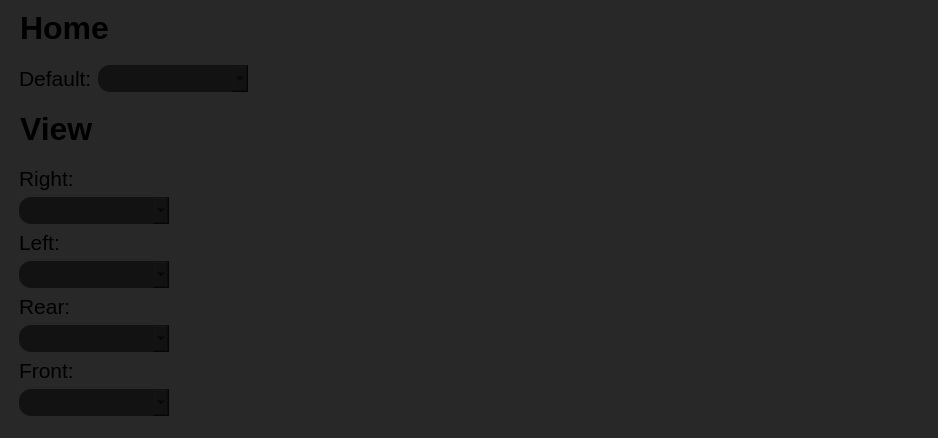
                <widget class="QWidget" name="scrollAreaWidgetContents">
                 <property name="geometry">
                  <rect>
                   <x>0</x>
                   <y>0</y>
                   <width>938</width>
                   <height>438</height>
                  </rect>
                 </property>
                 <property name="styleSheet">
                  <string notr="true">background-color: #282828;
border-radius: 20px;</string>
                 </property>
                 <layout class="QVBoxLayout" name="verticalLayout_16">
                  <property name="spacing">
                   <number>10</number>
                  </property>
                  <property name="leftMargin">
                   <number>10</number>
                  </property>
                  <property name="topMargin">
                   <number>10</number>
                  </property>
                  <property name="rightMargin">
                   <number>10</number>
                  </property>
                  <property name="bottomMargin">
                   <number>10</number>
                  </property>
                  <item>
                   <widget class="QLabel" name="label_42">
                    <property name="font">
                     <font>
                      <pointsize>24</pointsize>
                      <weight>75</weight>
                      <bold>true</bold>
                     </font>
                    </property>
                    <property name="text">
                     <string>Home</string>
                    </property>
                    <property name="alignment">
                     <set>Qt::AlignLeading|Qt::AlignLeft|Qt::AlignVCenter</set>
                    </property>
                    <property name="indent">
                     <number>10</number>
                    </property>
                   </widget>
                  </item>
                  <item>
                   <widget class="QFrame" name="frame_9">
                    <property name="frameShape">
                     <enum>QFrame::NoFrame</enum>
                    </property>
                    <property name="frameShadow">
                     <enum>QFrame::Raised</enum>
                    </property>
                    <layout class="QHBoxLayout" name="horizontalLayout_24">
                     <item>
                      <widget class="QLabel" name="label_48">
                       <property name="minimumSize">
                        <size>
                         <width>0</width>
                         <height>0</height>
                        </size>
                       </property>
                       <property name="maximumSize">
                        <size>
                         <width>16777215</width>
                         <height>16777215</height>
                        </size>
                       </property>
                       <property name="font">
                        <font>
                         <pointsize>16</pointsize>
                        </font>
                       </property>
                       <property name="text">
                        <string>Default:</string>
                       </property>
                      </widget>
                     </item>
                     <item>
                      <widget class="QComboBox" name="comboBox">
                       <property name="minimumSize">
                        <size>
                         <width>150</width>
                         <height>0</height>
                        </size>
                       </property>
                       <property name="maximumSize">
                        <size>
                         <width>150</width>
                         <height>16777215</height>
                        </size>
                       </property>
                       <property name="font">
                        <font>
                         <pointsize>16</pointsize>
                        </font>
                       </property>
                       <property name="styleSheet">
                        <string notr="true">QComboBox {
	background-color: #121212;
    border-radius: 12px;
}
</string>
                       </property>
                      </widget>
                     </item>
                     <item>
                      <spacer name="horizontalSpacer_5">
                       <property name="orientation">
                        <enum>Qt::Horizontal</enum>
                       </property>
                       <property name="sizeHint" stdset="0">
                        <size>
                         <width>40</width>
                         <height>20</height>
                        </size>
                       </property>
                      </spacer>
                     </item>
                    </layout>
                   </widget>
                  </item>
                  <item>
                   <widget class="QLabel" name="label_43">
                    <property name="font">
                     <font>
                      <pointsize>24</pointsize>
                      <weight>75</weight>
                      <bold>true</bold>
                     </font>
                    </property>
                    <property name="text">
                     <string>View</string>
                    </property>
                    <property name="indent">
                     <number>10</number>
                    </property>
                   </widget>
                  </item>
                  <item>
                   <widget class="QFrame" name="frame_8">
                    <property name="frameShape">
                     <enum>QFrame::NoFrame</enum>
                    </property>
                    <property name="frameShadow">
                     <enum>QFrame::Raised</enum>
                    </property>
                    <layout class="QVBoxLayout" name="verticalLayout_17">
                     <item>
                      <widget class="QLabel" name="label_47">
                       <property name="font">
                        <font>
                         <pointsize>16</pointsize>
                        </font>
                       </property>
                       <property name="text">
                        <string>Right:</string>
                       </property>
                      </widget>
                     </item>
                     <item>
                      <widget class="QComboBox" name="comboBox_4">
                       <property name="minimumSize">
                        <size>
                         <width>150</width>
                         <height>0</height>
                        </size>
                       </property>
                       <property name="maximumSize">
                        <size>
                         <width>150</width>
                         <height>16777215</height>
                        </size>
                       </property>
                       <property name="font">
                        <font>
                         <pointsize>16</pointsize>
                        </font>
                       </property>
                       <property name="styleSheet">
                        <string notr="true">QComboBox {
	background-color: #121212;
    border-radius: 12px;
}
</string>
                       </property>
                      </widget>
                     </item>
                     <item>
                      <widget class="QLabel" name="label_46">
                       <property name="font">
                        <font>
                         <pointsize>16</pointsize>
                        </font>
                       </property>
                       <property name="text">
                        <string>Left:</string>
                       </property>
                      </widget>
                     </item>
                     <item>
                      <widget class="QComboBox" name="comboBox_3">
                       <property name="minimumSize">
                        <size>
                         <width>150</width>
                         <height>0</height>
                        </size>
                       </property>
                       <property name="maximumSize">
                        <size>
                         <width>150</width>
                         <height>16777215</height>
                        </size>
                       </property>
                       <property name="font">
                        <font>
                         <pointsize>16</pointsize>
                        </font>
                       </property>
                       <property name="styleSheet">
                        <string notr="true">QComboBox {
	background-color: #121212;
    border-radius: 12px;
}
</string>
                       </property>
                      </widget>
                     </item>
                     <item>
                      <widget class="QLabel" name="label_45">
                       <property name="font">
                        <font>
                         <pointsize>16</pointsize>
                        </font>
                       </property>
                       <property name="text">
                        <string>Rear:</string>
                       </property>
                      </widget>
                     </item>
                     <item>
                      <widget class="QComboBox" name="comboBox_2">
                       <property name="minimumSize">
                        <size>
                         <width>150</width>
                         <height>0</height>
                        </size>
                       </property>
                       <property name="maximumSize">
                        <size>
                         <width>150</width>
                         <height>16777215</height>
                        </size>
                       </property>
                       <property name="font">
                        <font>
                         <pointsize>16</pointsize>
                        </font>
                       </property>
                       <property name="styleSheet">
                        <string notr="true">QComboBox {
	background-color: #121212;
    border-radius: 12px;
}
</string>
                       </property>
                      </widget>
                     </item>
                     <item>
                      <widget class="QLabel" name="label_44">
                       <property name="font">
                        <font>
                         <pointsize>16</pointsize>
                        </font>
                       </property>
                       <property name="text">
                        <string>Front:</string>
                       </property>
                      </widget>
                     </item>
                     <item>
                      <widget class="QComboBox" name="comboBox_5">
                       <property name="minimumSize">
                        <size>
                         <width>150</width>
                         <height>0</height>
                        </size>
                       </property>
                       <property name="maximumSize">
                        <size>
                         <width>150</width>
                         <height>16777215</height>
                        </size>
                       </property>
                       <property name="font">
                        <font>
                         <pointsize>16</pointsize>
                        </font>
                       </property>
                       <property name="styleSheet">
                        <string notr="true">QComboBox {
	background-color: #121212;
    border-radius: 12px;
}
</string>
                       </property>
                      </widget>
                     </item>
                    </layout>
                   </widget>
                  </item>
                  <item>
                   <spacer name="verticalSpacer_5">
                    <property name="orientation">
                     <enum>Qt::Vertical</enum>
                    </property>
                    <property name="sizeHint" stdset="0">
                     <size>
                      <width>20</width>
                      <height>40</height>
                     </size>
                    </property>
                   </spacer>
                  </item>
                 </layout>
                </widget>
